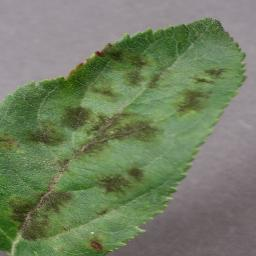
#> input picture sample_leaves/Apple_Apple_scab.jpg, 256 x 256 px; its folder holds only this picture in this run
$ python -i common.py   (imports and definitions only)
#> lines starting #> are read from the running program, lines starting #| are printed output that depends on the picture
#> further down, picture is the input picture: PIL image 256x256 RGB; mean R, G, B 114.3, 127, 98.9
"""Shared helpers for testing and fine-tuning KisanScan on PlantDoc (real field photos).

PlantDoc: https://github.com/pratikkayal/PlantDoc-Dataset (CC-BY-4.0), 27 classes, all of
which exist among the 38 PlantVillage classes the base model already predicts.
"""
import hashlib
import random
from pathlib import Path

import numpy as np
import torch
from PIL import Image, ImageEnhance, ImageOps

BASE_MODEL = "linkanjarad/mobilenet_v2_1.0_224-plant-disease-identification"
ROOT = Path(__file__).resolve().parents[1]                     # kisanscan/
PLANTDOC = ROOT.parent / "datasets" / "plantdoc"               # unleash/datasets/plantdoc
FINETUNED = ROOT / "models" / "kisanscan-plantdoc"

# PlantDoc folder name -> class id of the base model (see diseases.py / model config)
PLANTDOC_TO_ID = {
    "Apple Scab Leaf": 0, "Apple leaf": 3, "Apple rust leaf": 2,
    "Bell_pepper leaf spot": 18, "Bell_pepper leaf": 19, "Blueberry leaf": 4, "Cherry leaf": 6,
    "Corn Gray leaf spot": 7, "Corn leaf blight": 9, "Corn rust leaf": 8, "Peach leaf": 17,
    "Potato leaf early blight": 20, "Potato leaf late blight": 21, "Raspberry leaf": 23,
    "Soyabean leaf": 24, "Squash Powdery mildew leaf": 25, "Strawberry leaf": 27,
    "Tomato Early blight leaf": 29, "Tomato Septoria leaf spot": 32, "Tomato leaf bacterial spot": 28,
    "Tomato leaf late blight": 30, "Tomato leaf mosaic virus": 36, "Tomato leaf yellow virus": 35,
    "Tomato leaf": 37, "Tomato mold leaf": 31, "Tomato two spotted spider mites leaf": 33, "grape leaf black rot": 11, "grape leaf": 14,
}
SIZE, CROP = 256, 224


# [23 lines left out: function load_split, not called in this run]


class Normalizer:
    def __init__(self, processor):
        self.mean = torch.tensor(processor.image_mean).view(3, 1, 1)
        self.std = torch.tensor(processor.image_std).view(3, 1, 1)

    def __call__(self, img: Image.Image) -> torch.Tensor:
        t = torch.from_numpy(np.asarray(img, dtype=np.float32) / 255.0).permute(2, 0, 1)
        return (t - self.mean) / self.std


def augment(img: Image.Image) -> Image.Image:
    """Field-photo style augmentation: random crop/zoom, flip, rotation, light and colour changes."""
    s = random.randint(CROP, SIZE)
    x, y = random.randint(0, SIZE - s), random.randint(0, SIZE - s)
    img = img.crop((x, y, x + s, y + s)).resize((CROP, CROP), Image.BILINEAR)
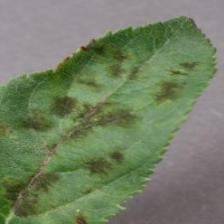
#> img: PIL image 224x224 RGB; mean R, G, B 114.7, 127.6, 99.1
    if random.random() < 0.5:
        img = img.transpose(Image.FLIP_LEFT_RIGHT)
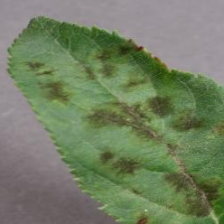
#> img: PIL image 224x224 RGB; mean R, G, B 114.7, 127.6, 99.1
    if random.random() < 0.3:
        img = img.transpose(Image.FLIP_TOP_BOTTOM)
    img = img.rotate(random.uniform(-20, 20), resample=Image.BILINEAR)
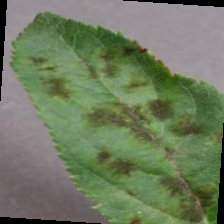
#> img: PIL image 224x224 RGB; mean R, G, B 110.2, 123, 94.8
    img = ImageEnhance.Brightness(img).enhance(random.uniform(0.7, 1.3))
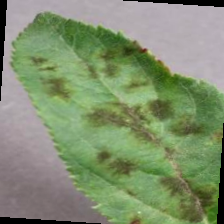
#> img: PIL image 224x224 RGB; mean R, G, B 128.5, 143.5, 110.5
    img = ImageEnhance.Contrast(img).enhance(random.uniform(0.7, 1.3))
    img = ImageEnhance.Color(img).enhance(random.uniform(0.7, 1.3))
    return img


def centre(img: Image.Image) -> Image.Image:
    o = (SIZE - CROP) // 2
    return img.crop((o, o, o + CROP, o + CROP))


# [18 lines that did not run here, left out]

>>> from PIL import Image
>>> picture = Image.open('../sample_leaves/Apple_Apple_scab.jpg')
>>> result = augment(picture)

$ run again, on sample_leaves/Corn_maize_Common_rust.jpg
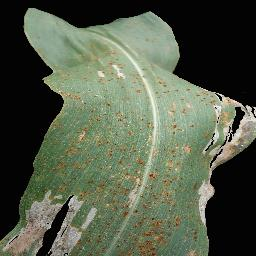
#> input picture sample_leaves/Corn_maize_Common_rust.jpg, 256 x 256 px
#> picture is the input picture: PIL image 256x256 RGB; mean R, G, B 83.6, 91.8, 73.1
#> in augment, `img = img.rotate(random.uniform(-20, 20), resample=Image.BILINEAR)`:
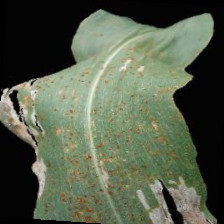
#> img: PIL image 224x224 RGB; mean R, G, B 84.8, 93.4, 74.2
#> in augment, `img = ImageEnhance.Brightness(img).enhance(random.uniform(0.7, 1.3))`:
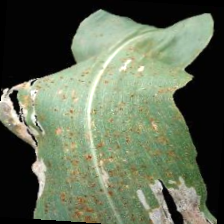
#> img: PIL image 224x224 RGB; mean R, G, B 98.7, 108.8, 86.4

$ run again, on sample_leaves/Grape_Black_rot.jpg
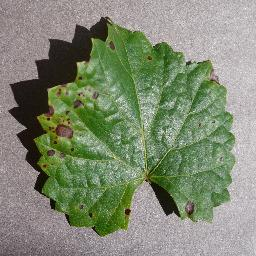
#> input picture sample_leaves/Grape_Black_rot.jpg, 256 x 256 px
#> picture is the input picture: PIL image 256x256 RGB; mean R, G, B 128.5, 137.4, 114.8
#> in augment, `img = img.rotate(random.uniform(-20, 20), resample=Image.BILINEAR)`:
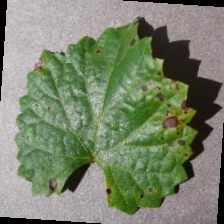
#> img: PIL image 224x224 RGB; mean R, G, B 121.2, 131.6, 107.2
#> in augment, `img = ImageEnhance.Brightness(img).enhance(random.uniform(0.7, 1.3))`:
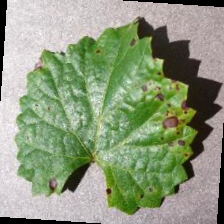
#> img: PIL image 224x224 RGB; mean R, G, B 141.3, 153.5, 125

$ run again, on sample_leaves/Potato_Early_blight.jpg
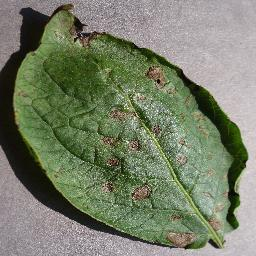
#> input picture sample_leaves/Potato_Early_blight.jpg, 256 x 256 px
#> picture is the input picture: PIL image 256x256 RGB; mean R, G, B 119.5, 127.2, 105
#> in augment, `img = img.rotate(random.uniform(-20, 20), resample=Image.BILINEAR)`:
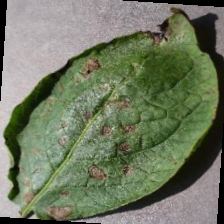
#> img: PIL image 224x224 RGB; mean R, G, B 112.1, 120.9, 97.1
#> in augment, `img = ImageEnhance.Brightness(img).enhance(random.uniform(0.7, 1.3))`:
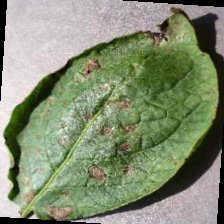
#> img: PIL image 224x224 RGB; mean R, G, B 130.7, 141.1, 113.2
